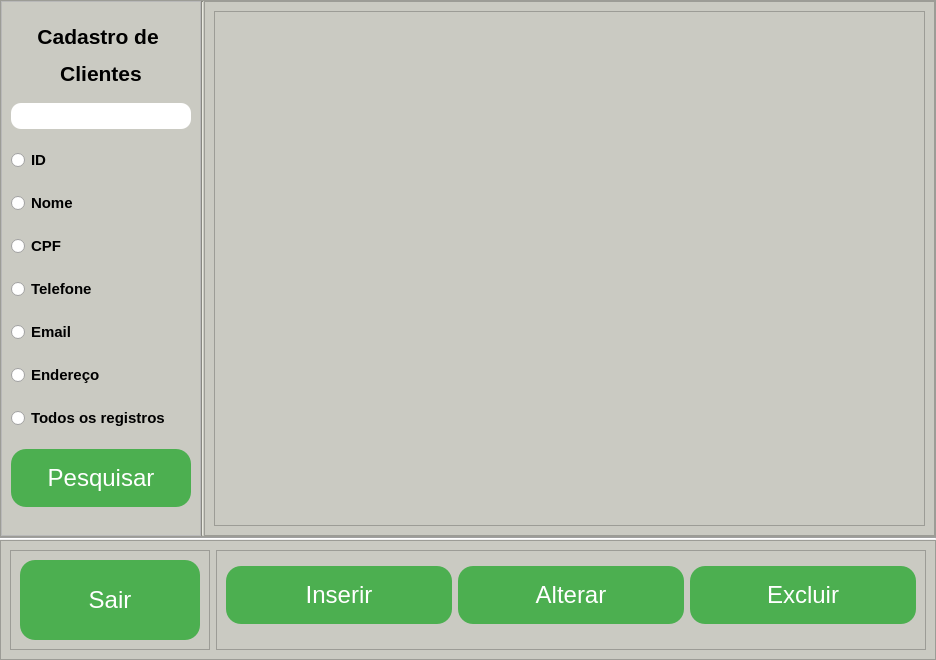
<?xml version="1.0" encoding="UTF-8"?>
<ui version="4.0">
 <class>MainWindow</class>
 <widget class="QMainWindow" name="MainWindow">
  <property name="geometry">
   <rect>
    <x>0</x>
    <y>0</y>
    <width>936</width>
    <height>660</height>
   </rect>
  </property>
  <property name="minimumSize">
   <size>
    <width>800</width>
    <height>600</height>
   </size>
  </property>
  <property name="maximumSize">
   <size>
    <width>1000</width>
    <height>700</height>
   </size>
  </property>
  <property name="windowTitle">
   <string>Gerenciador de matriculas</string>
  </property>
  <property name="windowIcon">
   <iconset>
    <normaloff>Icons/crosslifeIcon.jpg</normaloff>Icons/crosslifeIcon.jpg</iconset>
  </property>
  <widget class="QWidget" name="app">
   <layout class="QVBoxLayout" name="verticalLayout">
    <property name="spacing">
     <number>0</number>
    </property>
    <property name="leftMargin">
     <number>0</number>
    </property>
    <property name="topMargin">
     <number>0</number>
    </property>
    <property name="rightMargin">
     <number>0</number>
    </property>
    <property name="bottomMargin">
     <number>0</number>
    </property>
    <item>
     <widget class="QFrame" name="main_content">
      <property name="styleSheet">
       <string notr="true">background-color: rgb(202, 202, 194);</string>
      </property>
      <property name="frameShape">
       <enum>QFrame::StyledPanel</enum>
      </property>
      <property name="frameShadow">
       <enum>QFrame::Raised</enum>
      </property>
      <layout class="QHBoxLayout" name="horizontalLayout">
       <property name="spacing">
        <number>0</number>
       </property>
       <property name="leftMargin">
        <number>0</number>
       </property>
       <property name="topMargin">
        <number>0</number>
       </property>
       <property name="rightMargin">
        <number>0</number>
       </property>
       <property name="bottomMargin">
        <number>0</number>
       </property>
       <item>
        <widget class="QFrame" name="barra_esquerda">
         <property name="maximumSize">
          <size>
           <width>200</width>
           <height>16777215</height>
          </size>
         </property>
         <property name="styleSheet">
          <string notr="true">background-color: rgb(202, 202, );</string>
         </property>
         <property name="frameShape">
          <enum>QFrame::StyledPanel</enum>
         </property>
         <property name="frameShadow">
          <enum>QFrame::Raised</enum>
         </property>
         <layout class="QVBoxLayout" name="verticalLayout_3">
          <item>
           <widget class="QLabel" name="titulo">
            <property name="maximumSize">
             <size>
              <width>16777215</width>
              <height>60</height>
             </size>
            </property>
            <property name="styleSheet">
             <string notr="true">font-size:25px;
font-weight: bold;
</string>
            </property>
            <property name="text">
             <string>&lt;html&gt;&lt;head/&gt;&lt;body&gt;&lt;p align=&quot;center&quot;&gt;&lt;span style=&quot; font-size:16pt;&quot;&gt;Cadastro de &lt;/span&gt;&lt;/p&gt;&lt;p align=&quot;center&quot;&gt;&lt;span style=&quot; font-size:16pt;&quot;&gt;Clientes&lt;/span&gt;&lt;/p&gt;&lt;/body&gt;&lt;/html&gt;</string>
            </property>
           </widget>
          </item>
          <item>
           <widget class="QLineEdit" name="barra_pesquisa">
            <property name="styleSheet">
             <string notr="true">QLineEdit{
  font-size: 20px;
  text-align: center;
  border-radius: 10px;

}</string>
            </property>
           </widget>
          </item>
          <item>
           <widget class="QRadioButton" name="opt_id">
            <property name="toolTip">
             <string>&lt;html&gt;&lt;head/&gt;&lt;body&gt;&lt;p&gt;Pesquisar por id do aluno. (Valores válidos: id entre 1 e 300).&lt;/p&gt;&lt;/body&gt;&lt;/html&gt;</string>
            </property>
            <property name="styleSheet">
             <string notr="true">font-size:15px;
font-weight: bold;
</string>
            </property>
            <property name="text">
             <string>ID</string>
            </property>
           </widget>
          </item>
          <item>
           <widget class="QRadioButton" name="opt_nome">
            <property name="toolTip">
             <string>&lt;html&gt;&lt;head/&gt;&lt;body&gt;&lt;p&gt;Pesquisa pelo nome do aluno.&lt;/p&gt;&lt;/body&gt;&lt;/html&gt;</string>
            </property>
            <property name="styleSheet">
             <string notr="true">font-size:15px;
font-weight: bold;
</string>
            </property>
            <property name="text">
             <string>Nome</string>
            </property>
           </widget>
          </item>
          <item>
           <widget class="QRadioButton" name="opt_cpf">
            <property name="toolTip">
             <string>&lt;html&gt;&lt;head/&gt;&lt;body&gt;&lt;p&gt;Pesquisar por matricula ativa. (Valores válidos: 1 e 0)&lt;/p&gt;&lt;/body&gt;&lt;/html&gt;</string>
            </property>
            <property name="styleSheet">
             <string notr="true">font-size:15px;
font-weight: bold;
</string>
            </property>
            <property name="text">
             <string>CPF</string>
            </property>
           </widget>
          </item>
          <item>
           <widget class="QRadioButton" name="opt_telefone">
            <property name="font">
             <font>
              <pointsize>-1</pointsize>
              <weight>75</weight>
              <bold>true</bold>
             </font>
            </property>
            <property name="styleSheet">
             <string notr="true">font-size:15px;
font-weight: bold;
</string>
            </property>
            <property name="text">
             <string>Telefone</string>
            </property>
           </widget>
          </item>
          <item>
           <widget class="QRadioButton" name="opt_email">
            <property name="toolTip">
             <string>&lt;html&gt;&lt;head/&gt;&lt;body&gt;&lt;p&gt;Pesquisar por tipo da matrícula. (Valores válidos: 30, 90, 180, 360.)&lt;/p&gt;&lt;/body&gt;&lt;/html&gt;</string>
            </property>
            <property name="styleSheet">
             <string notr="true">font-size:15px;
font-weight: bold;
</string>
            </property>
            <property name="text">
             <string>Email</string>
            </property>
           </widget>
          </item>
          <item>
           <widget class="QRadioButton" name="opt_endereco">
            <property name="toolTip">
             <string>&lt;html&gt;&lt;head/&gt;&lt;body&gt;&lt;p&gt;Pesquisar por data de inicio. (Formato válido: AAAA-MM-DD)&lt;/p&gt;&lt;/body&gt;&lt;/html&gt;</string>
            </property>
            <property name="styleSheet">
             <string notr="true">font-size:15px;
font-weight: bold;
</string>
            </property>
            <property name="text">
             <string>Endereço</string>
            </property>
           </widget>
          </item>
          <item>
           <widget class="QRadioButton" name="opt_todos">
            <property name="toolTip">
             <string>&lt;html&gt;&lt;head/&gt;&lt;body&gt;&lt;p&gt;Pesuisar todos os registros de alunos.&lt;/p&gt;&lt;/body&gt;&lt;/html&gt;</string>
            </property>
            <property name="styleSheet">
             <string notr="true">font-size:15px;
font-weight: bold;
</string>
            </property>
            <property name="text">
             <string>Todos os registros</string>
            </property>
           </widget>
          </item>
          <item>
           <widget class="QPushButton" name="botao_pesquisar">
            <property name="minimumSize">
             <size>
              <width>50</width>
              <height>50</height>
             </size>
            </property>
            <property name="toolTip">
             <string>&lt;html&gt;&lt;head/&gt;&lt;body&gt;&lt;p&gt;&lt;span style=&quot; font-size:11pt; font-weight:600;&quot;&gt;Botão pesquisar. A pesquisa é feita de acordo com o tipo de pesquisa selecionado acima.&lt;/span&gt;&lt;/p&gt;&lt;/body&gt;&lt;/html&gt;</string>
            </property>
            <property name="whatsThis">
             <string/>
            </property>
            <property name="styleSheet">
             <string notr="true">QPushButton{
  padding: 15px 25px;
  font-size: 24px;
  text-align: center;
  color: #fff;
  background-color: #4CAF50;
  border-radius: 15px;

}

QPushButton:hover{
background-color: green;

}

QPushButton:pressed{
  background-color: #3e8e41;

}</string>
            </property>
            <property name="text">
             <string>Pesquisar</string>
            </property>
            <property name="icon">
             <iconset>
              <normaloff>Icons/searchicon-removebg-preview-removebg-preview.png</normaloff>Icons/searchicon-removebg-preview-removebg-preview.png</iconset>
            </property>
            <property name="iconSize">
             <size>
              <width>25</width>
              <height>25</height>
             </size>
            </property>
           </widget>
          </item>
         </layout>
        </widget>
       </item>
       <item>
        <widget class="Line" name="line_2">
         <property name="orientation">
          <enum>Qt::Vertical</enum>
         </property>
        </widget>
       </item>
       <item>
        <widget class="QFrame" name="barra_tabela">
         <property name="styleSheet">
          <string notr="true">background-color: rgb(202, 202, 194);</string>
         </property>
         <property name="frameShape">
          <enum>QFrame::StyledPanel</enum>
         </property>
         <property name="frameShadow">
          <enum>QFrame::Raised</enum>
         </property>
         <layout class="QVBoxLayout" name="verticalLayout_4">
          <item>
           <widget class="QTableWidget" name="tabela">
            <property name="font">
             <font>
              <pointsize>14</pointsize>
             </font>
            </property>
            <property name="editTriggers">
             <set>QAbstractItemView::NoEditTriggers</set>
            </property>
            <property name="selectionMode">
             <enum>QAbstractItemView::ExtendedSelection</enum>
            </property>
            <property name="selectionBehavior">
             <enum>QAbstractItemView::SelectRows</enum>
            </property>
            <attribute name="horizontalHeaderMinimumSectionSize">
             <number>110</number>
            </attribute>
            <attribute name="horizontalHeaderDefaultSectionSize">
             <number>110</number>
            </attribute>
           </widget>
          </item>
         </layout>
        </widget>
       </item>
      </layout>
      <zorder>barra_tabela</zorder>
      <zorder>barra_esquerda</zorder>
      <zorder>line_2</zorder>
     </widget>
    </item>
    <item>
     <widget class="Line" name="line">
      <property name="orientation">
       <enum>Qt::Horizontal</enum>
      </property>
     </widget>
    </item>
    <item>
     <widget class="QFrame" name="barra_footer">
      <property name="maximumSize">
       <size>
        <width>9898989</width>
        <height>120</height>
       </size>
      </property>
      <property name="styleSheet">
       <string notr="true">background-color: rgb(202, 202, 194);</string>
      </property>
      <property name="frameShape">
       <enum>QFrame::StyledPanel</enum>
      </property>
      <property name="frameShadow">
       <enum>QFrame::Raised</enum>
      </property>
      <layout class="QHBoxLayout" name="horizontalLayout_2">
       <item>
        <widget class="QFrame" name="footer_sair">
         <property name="maximumSize">
          <size>
           <width>200</width>
           <height>16777215</height>
          </size>
         </property>
         <property name="styleSheet">
          <string notr="true">background-color: rgb(202, 202, 194);</string>
         </property>
         <property name="frameShape">
          <enum>QFrame::StyledPanel</enum>
         </property>
         <property name="frameShadow">
          <enum>QFrame::Raised</enum>
         </property>
         <layout class="QVBoxLayout" name="verticalLayout_2">
          <item>
           <widget class="QPushButton" name="botao_sair">
            <property name="minimumSize">
             <size>
              <width>50</width>
              <height>80</height>
             </size>
            </property>
            <property name="toolTip">
             <string>&lt;html&gt;&lt;head/&gt;&lt;body&gt;&lt;p&gt;&lt;span style=&quot; font-size:11pt; font-weight:600;&quot;&gt;Botão voltar. Volta ao modulo inicial.&lt;/span&gt;&lt;/p&gt;&lt;/body&gt;&lt;/html&gt;</string>
            </property>
            <property name="styleSheet">
             <string notr="true">QPushButton{
  padding: 15px 25px;
  font-size: 24px;
  text-align: center;
  color: #fff;
  background-color: #4CAF50;
  border-radius: 15px;

}

QPushButton:hover{
background-color: green;

}

QPushButton:pressed{
  background-color: #3e8e41;

}</string>
            </property>
            <property name="text">
             <string>Sair</string>
            </property>
            <property name="icon">
             <iconset>
              <normaloff>Icons/Setapratras-removebg-preview.png</normaloff>Icons/Setapratras-removebg-preview.png</iconset>
            </property>
            <property name="iconSize">
             <size>
              <width>30</width>
              <height>30</height>
             </size>
            </property>
           </widget>
          </item>
         </layout>
        </widget>
       </item>
       <item>
        <widget class="QFrame" name="footer_tribotoes">
         <property name="styleSheet">
          <string notr="true">background-color: rgb(202, 202, 194);</string>
         </property>
         <property name="frameShape">
          <enum>QFrame::StyledPanel</enum>
         </property>
         <property name="frameShadow">
          <enum>QFrame::Raised</enum>
         </property>
         <layout class="QHBoxLayout" name="horizontalLayout_3">
          <property name="topMargin">
           <number>0</number>
          </property>
          <item>
           <widget class="QPushButton" name="botao_inserir">
            <property name="minimumSize">
             <size>
              <width>50</width>
              <height>50</height>
             </size>
            </property>
            <property name="toolTip">
             <string>&lt;html&gt;&lt;head/&gt;&lt;body&gt;&lt;p&gt;&lt;span style=&quot; font-size:11pt; font-weight:600;&quot;&gt;Botão inserir. Abre uma nova janela para a inserção de registros.&lt;/span&gt;&lt;/p&gt;&lt;/body&gt;&lt;/html&gt;</string>
            </property>
            <property name="styleSheet">
             <string notr="true">QPushButton{
  padding: 15px 25px;
  font-size: 24px;
  text-align: center;
  color: #fff;
  background-color: #4CAF50;
  border-radius: 15px;

}

QPushButton:hover{
background-color: blue;

}

QPushButton:pressed{
  background-color: #3e8e41;

}</string>
            </property>
            <property name="text">
             <string>Inserir</string>
            </property>
            <property name="icon">
             <iconset>
              <normaloff>Icons/InserirIcon-removebg-preview-removebg-preview.png</normaloff>Icons/InserirIcon-removebg-preview-removebg-preview.png</iconset>
            </property>
            <property name="iconSize">
             <size>
              <width>50</width>
              <height>20</height>
             </size>
            </property>
           </widget>
          </item>
          <item>
           <widget class="QPushButton" name="botao_alterar">
            <property name="minimumSize">
             <size>
              <width>50</width>
              <height>50</height>
             </size>
            </property>
            <property name="toolTip">
             <string>&lt;html&gt;&lt;head/&gt;&lt;body&gt;&lt;p&gt;&lt;span style=&quot; font-size:11pt; font-weight:600;&quot;&gt;Botão alterar. Abre uma nova janela para alteração de registros.&lt;/span&gt;&lt;/p&gt;&lt;/body&gt;&lt;/html&gt;</string>
            </property>
            <property name="styleSheet">
             <string notr="true">QPushButton{
  padding: 15px 25px;
  font-size: 24px;
  text-align: center;
  color: #fff;
  background-color: #4CAF50;
  border-radius: 15px;

}

QPushButton:hover{
background-color: orange;

}

QPushButton:pressed{
  background-color: #3e8e41;

}</string>
            </property>
            <property name="text">
             <string>Alterar</string>
            </property>
            <property name="icon">
             <iconset>
              <normaloff>Icons/updateicon-removebg-preview-removebg-preview.png</normaloff>Icons/updateicon-removebg-preview-removebg-preview.png</iconset>
            </property>
            <property name="iconSize">
             <size>
              <width>60</width>
              <height>25</height>
             </size>
            </property>
           </widget>
          </item>
          <item>
           <widget class="QPushButton" name="botao_excluir">
            <property name="minimumSize">
             <size>
              <width>50</width>
              <height>50</height>
             </size>
            </property>
            <property name="toolTip">
             <string>&lt;html&gt;&lt;head/&gt;&lt;body&gt;&lt;p&gt;&lt;span style=&quot; font-size:11pt; font-weight:600;&quot;&gt;Botão excluir. Abre uma nova janela para e exclusão de registros.&lt;/span&gt;&lt;/p&gt;&lt;/body&gt;&lt;/html&gt;</string>
            </property>
            <property name="styleSheet">
             <string notr="true">QPushButton{
  padding: 15px 25px;
  font-size: 24px;
  text-align: center;
  color: #fff;
  background-color: #4CAF50;
  border-radius: 15px;

}

QPushButton:hover{
background-color: red;

}

QPushButton:pressed{
  background-color: #3e8e41;

}</string>
            </property>
            <property name="text">
             <string>Excluir</string>
            </property>
            <property name="icon">
             <iconset>
              <normaloff>Icons/deleteicon-removebg-preview-removebg-preview.png</normaloff>Icons/deleteicon-removebg-preview-removebg-preview.png</iconset>
            </property>
            <property name="iconSize">
             <size>
              <width>50</width>
              <height>25</height>
             </size>
            </property>
           </widget>
          </item>
         </layout>
        </widget>
       </item>
      </layout>
     </widget>
    </item>
   </layout>
  </widget>
 </widget>
 <resources/>
 <connections/>
</ui>
